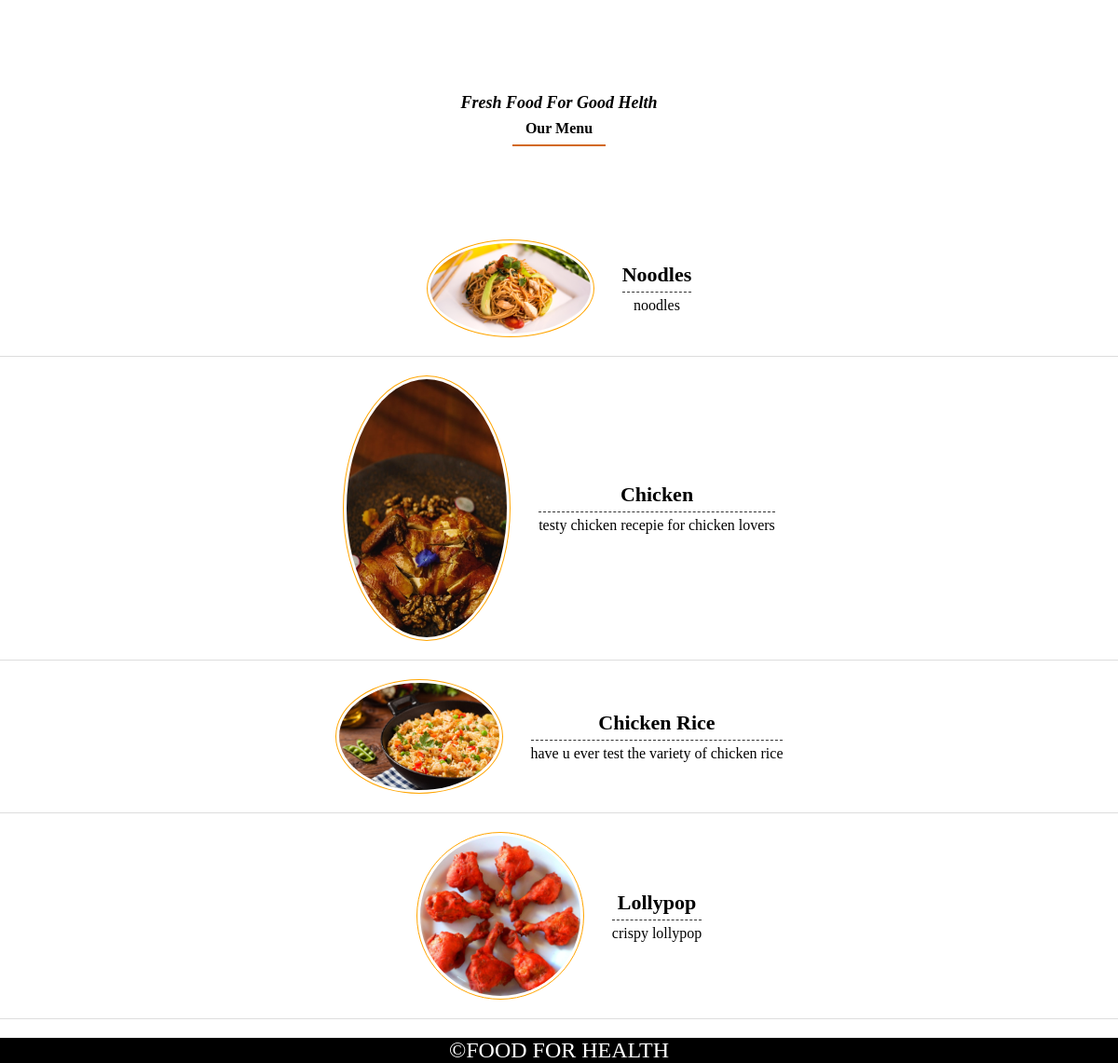
The page /menu on the database its author committed.
### polls/models.py (models this page shows)
class menu(models.Model):
    menu_name = models.CharField(max_length=50)
    menu_desc = models.CharField(max_length=50)
    photo = models.ImageField(upload_to="media/recepies", default="NA")
    menu_price = models.CharField(max_length=50)

### polls/views.py (the view, shortened to what this page needs)
# urls.py: path("menu", views.menu1, name="menu")
def menu1(request):
    Menu = menu.objects.all()
    data = {
        'menus': Menu
    }
    return render(request, 'menu.html', data)

### templates/menu.html (shortened to what this page needs)
{% load static %}
<!DOCTYPE html>
<html lang="en">
<head>
    <link rel="stylesheet" href="{% static 'css/main.css' %}" />
</head>
<body>
    <div class="wrapper">
        <div class="title">
            <h4><span>fresh food for good helth</span><br> our menu</h4>
        </div>
    </div>
    <div class="menu">
        {% for menu in menus %}
        <div class="single-menu">
            <img src="{{menu.photo.url}}" alt="menu-image">
            <div class="menu-content">
                <h4>{{menu.menu_name}}</h4>
                <p>
                    {{menu.menu_desc}}
                </p>
            </div>
        </div>
        {% endfor %}
    </div>
    <footer class="footer">
        <div class="section-center">
            <p class="text">&copy;<span>Food for health</span></p>
        </div>
    </footer>
</body>
</html>

### static/css/main.css (style rules this page uses)
* { margin: 0; padding: 0; box-sizing: border-box; }
html { scroll-behavior: smooth; }
@media screen and (min-width: 776px) { .menu { display: flex; } }
@media screen and (min-width: 776px) { .menu { background: orange; } }
.wrapper { width: 1200px; margin: 100px auto; }
.title { text-align: center; margin-bottom: 60px; }
.title h4 { text-transform: capitalize; font: 36px; position: relative; display: inline-block; padding-bottom: 10px; }
.title h4 span { display: block; font-size: 18px; font-style: italic; margin-bottom: -10px; }
.title h4::before { position: absolute; content: ""; width: 100px; height: 2px; background-color: chocolate; bottom: 0; left: 50%; transform: translateX(-50%); }
.menu { display: flex; flex-wrap: wrap; justify-content: space-between; background-color: orange; }
.single-menu { flex-basis: 580px; margin-bottom: 20px; padding-bottom: 20px; border-bottom: 1px solid #ddd; }
.single-menu { display: flex; flex-direction: row; align-items: center; }
.single-menu img { max-width: 180px; margin-right: 30px; border-radius: 50%; border: 1px solid orange; padding: 3px; }
.single-menu h4 { text-transform: capitalize; font-size: 22px; border-bottom: 1px dashed #333; margin-bottom: 5px; padding-bottom: 5px; }
.menu { display: contents; flex-direction: column; height: 100vh; }
.single-menu { width: 100%; justify-content: center; align-items: center; text-align: center; }
.footer { background: #000; text-align: center; }
.footer .text { text-transform: uppercase; color: #fff; font-size: 24px; margin-top: 20px; }

### rows shown on the page
menu: photo (picture), menu_name "Noodles", menu_desc "noodles"
menu: photo (picture), menu_name "Chicken", menu_desc "testy chicken recepie for chicken lovers"
menu: photo (picture), menu_name "Chicken Rice", menu_desc "have u ever test the variety of chicken rice"
menu: photo (picture), menu_name "Lollypop", menu_desc "crispy lollypop"
